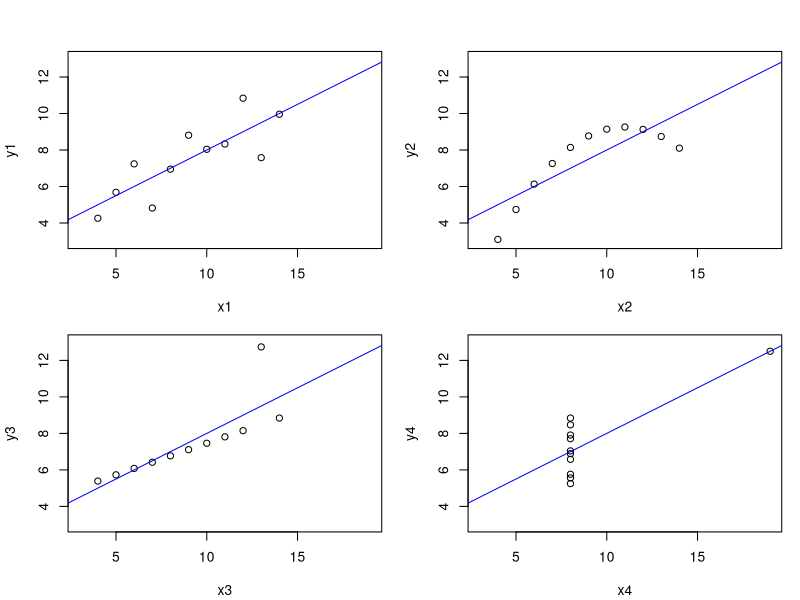
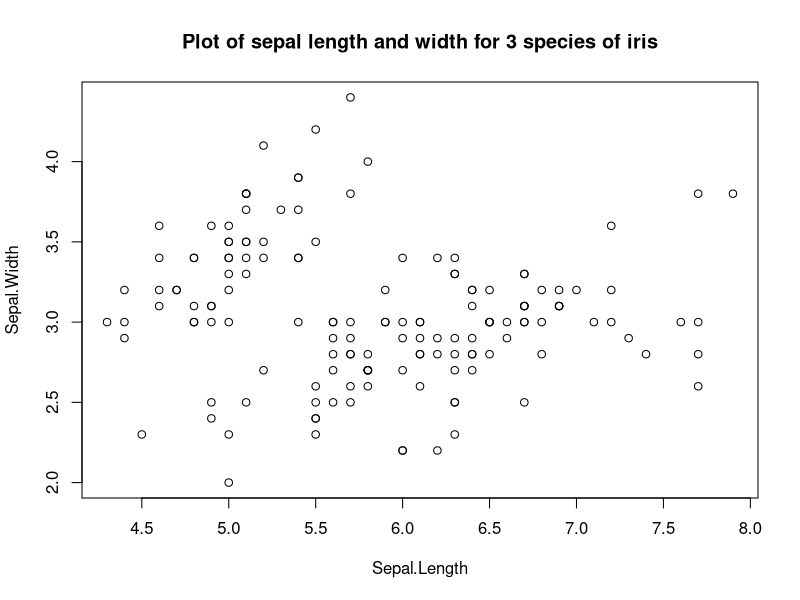
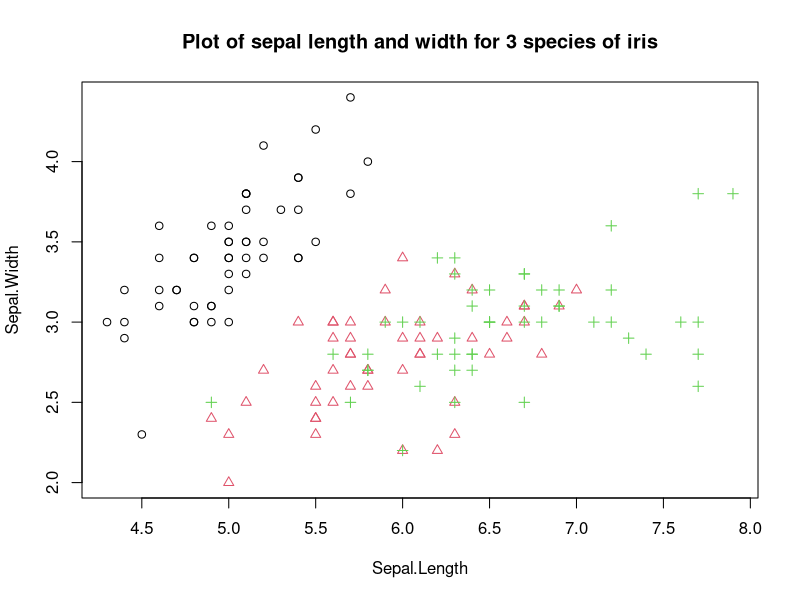
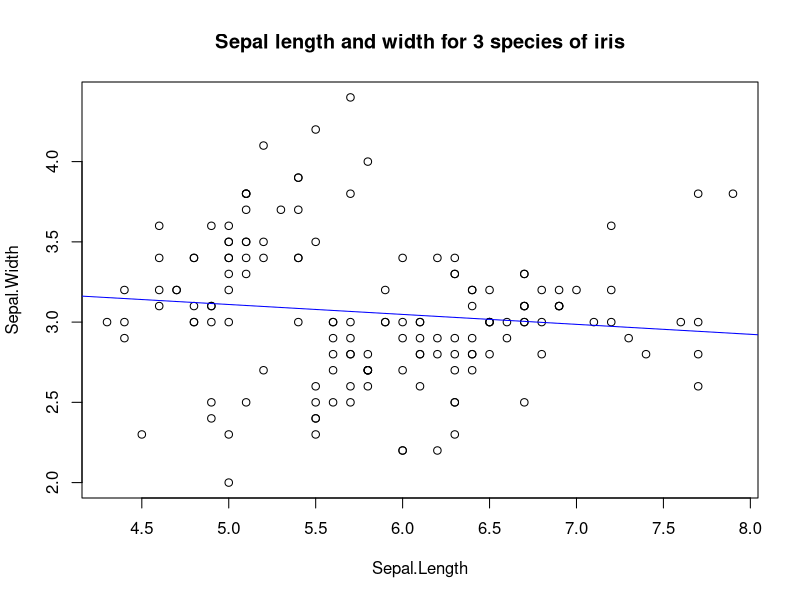

The R script that drew these images, in order:
## ---- chunk 1
knitr::opts_chunk$set(echo = TRUE)
library(ggplot2)
## ---- chunk 2
fmla <- y ~ x
op <- par(mfrow = c(2, 2), mar = 0.1+c(4,4,1,1), oma =  c(0, 0, 2, 0))
for(i in 1:4) {
  fmla[2:3] <- lapply(paste0(c("y","x"), i), as.name)
  plot(fmla, data = anscombe, xlim = c(3, 19), ylim = c(3, 13))
  abline(lm(fmla, data = anscombe), col = "blue")
}
par(op)
## ---- chunk 3
with(iris, plot(Sepal.Length, Sepal.Width,
                main = "Plot of sepal length and width for 3 species of iris"))
## ---- chunk 4
with(iris, plot(Sepal.Length, Sepal.Width,
                col = Species,
                pch = c(as.numeric(Species)),
                main = "Plot of sepal length and width for 3 species of iris"))
## ---- chunk 5
with(iris, cor(Sepal.Width, Sepal.Length))
## ---- chunk 6
by(iris[,c("Sepal.Length", "Sepal.Width")], 
   iris$Species, 
   function(x) {cor(x$Sepal.Length, x$Sepal.Width)})
## ---- chunk 7
lm(Sepal.Width ~ Sepal.Length, # formula is of type Y ~ X! 
   data = iris)
## ---- chunk 8
with(iris, plot(Sepal.Length, Sepal.Width,
                main = "Sepal length and width for 3 species of iris"))
abline(lm(Sepal.Width ~ Sepal.Length, data = iris),
       col = "blue")
## ---- chunk 9
summary(lm(Sepal.Width ~ Sepal.Length,
        data = iris))
## ---- chunk 10
by(iris[,c("Sepal.Length", "Sepal.Width")], 
   iris$Species, 
   function(x) {summary(lm(x$Sepal.Width ~ x$Sepal.Length))})
